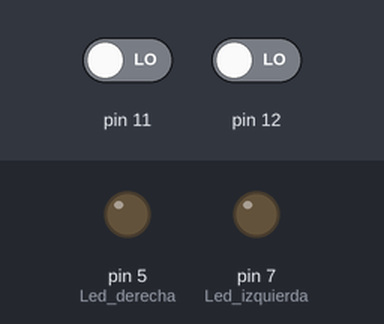
Bench run of a sketch on a simulated Arduino Uno, built with avr-gcc and run on an emulated ATmega328P. On the bench: output pins drawn as LEDs (lit = HIGH). Inputs (shaded band) come from the test bench; at power-on: pin 11 LOW, pin 12 LOW.

Above: at 1.2 s.
1.3 s: pin 11 driven HIGH
At 2.2 s:
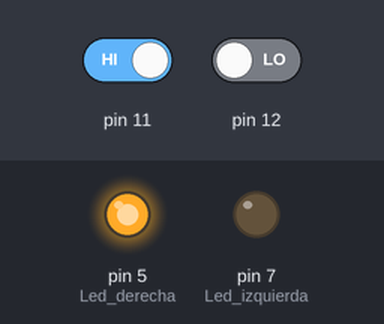
2.8 s: pin 12 driven HIGH
At 3.3 s:
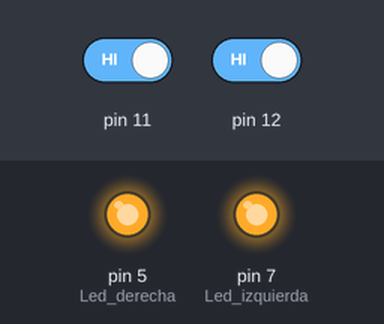
4.3 s: pin 11 driven LOW
At 5.5 s:
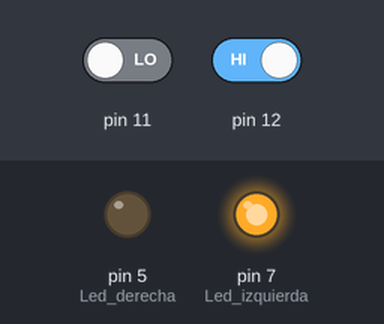
5.8 s: pin 12 driven LOW
At 6.8 s:
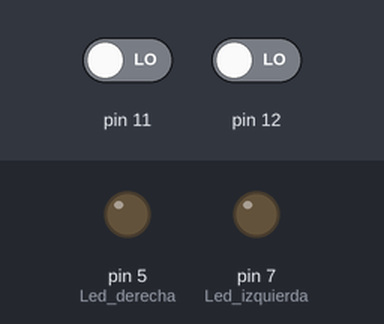
Timing chart, 0 to 8.3 s (numbered marks = the images above; inputs shaded):
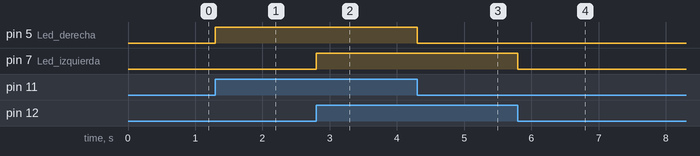

Measured:
- after the input at 1.3 s, pin 5 (Led_derecha): LOW → HIGH at once
- after the input at 2.8 s, pin 7 (Led_izquierda): LOW → HIGH at once
- after the input at 4.3 s, pin 5 (Led_derecha): HIGH → LOW at once
- after the input at 5.8 s, pin 7 (Led_izquierda): HIGH → LOW at once

The sketch:

practica_03.ino
```cpp
// Practica 03: Led y pulsador

int e_1 = 0;  // Estado del pulsador con resistencia pull-up (1)
int e_2 = 0;  // Estado del pulsador con resistencia pull-down (2)

void setup()
{
  pinMode(12, INPUT);
  pinMode(11, INPUT);
  pinMode(7, OUTPUT);  // Led izquierda
  pinMode(5, OUTPUT);  // Led derecha
}

void loop()
{
  e_1 = digitalRead(12);  // Lee el estado del pulsador con resistencia pull-up
  if(e_1 == HIGH){  // Compara si e_1 es igual a estado HIGH (1)
    digitalWrite(7, HIGH);
  }
  else{  // En caso de no cumplirse la comparación anterior
    digitalWrite(7, LOW);
  }

  e_2 = digitalRead(11); // Lee el estado del pulsador con resistencia pull-down
  if(e_2 == HIGH){
    digitalWrite(5, HIGH);
  }
  else{
    digitalWrite(5, LOW);
  }
}
```
